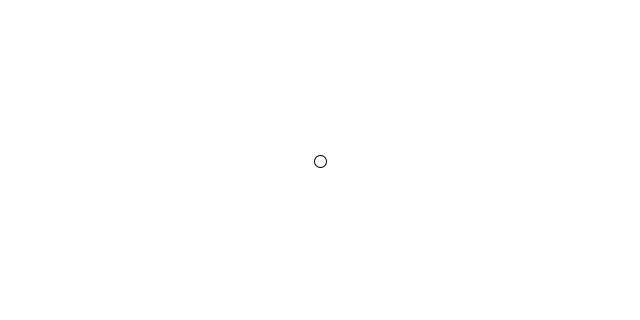
Frame 1 (no input)
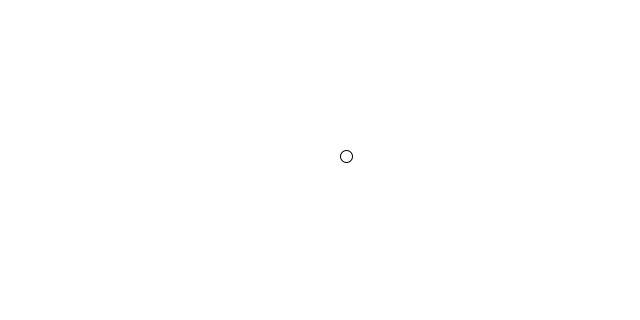
Frame 60 (the mouse pressed at the canvas centre just before this capture)
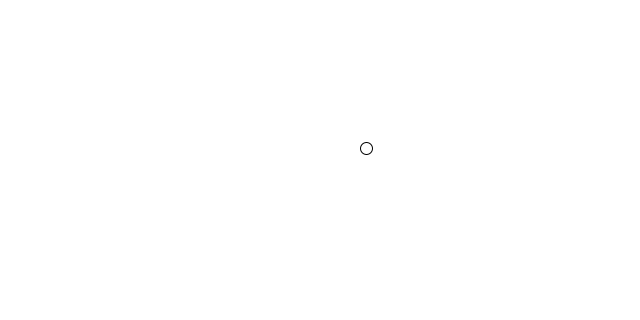
Frame 120 (the mouse held since frame 60 and released just before this capture)

The Processing sketch that drew these frames (run headless with seeded random() and noise(); from frame 60 on, the mouse is pressed at the canvas centre):

// Processing sketch: RandomWalks
// ── RandomWalks.pde
Walker w;

void setup(){
  size(640, 320);
  
  w = new Walker();
  background(255);
  noStroke();
}

void draw() {
  background(255);
  w.step(); 
  w.display();
}

// ── Walker.pde
class Walker {
  int x;
  int y;
  
 int probSteps[] = {0,0,0,1,2,3,3};

  Walker(){
    x = width / 2;
    y = height / 2;
  }
  
  void display() {
    stroke(0);
    point(x,y);
    circle(x,y,12);
  }
  
  void step() {
    int index = int(random(probSteps.length));
    int choise = probSteps[index];
    println(choise);
    switch(choise){
      case 0:
        x++;
        return;
      case 1:
        x--;
        return;
      case 2:
        y++;
        return;
      case 3:
        y--;
        return;
    }
  }
}
